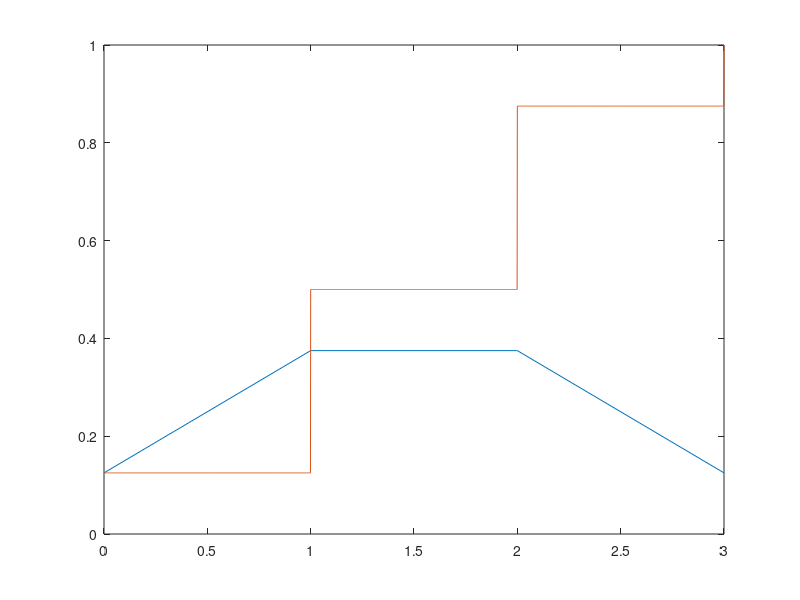

Recreate this plot in MATLAB.
%a. and b.
n = 3;
p = 0.5;
k = 0 : 1 : n;
y = binopdf(k, n, p);
%subplot(4,1,3)
plot(k,y)
hold on
w = 0 : 0.001 : n;
z = binocdf(w, n, p);
%subplot(4,1,4)
plot(w,z)
hold off

%c.
p1 = binopdf(0,3,1/2);
p2 = 1-binopdf(1,3,1/2);
fprintf('P(X = 0) = %1.6f\n', p1)
fprintf('P(X != 1) = %1.6f\n)', p2)

%d.
p3 = binocdf(2, 3, 1/2);
p4 = binocdf(1, 3, 1/2);
fprintf('P(X <= 2) = %1.6f\n', p3)
fprintf('P(X < 2) = %1.6f\n)', p4)

%e.
p5 =1 - binocdf(0, 3, 1/2);
p6 =1 - binocdf(1, 3, 1/2);
fprintf('P(X => 1) = %1.6f\n', p5)
fprintf('P(X > 1) = %1.6f\n)', p6)
